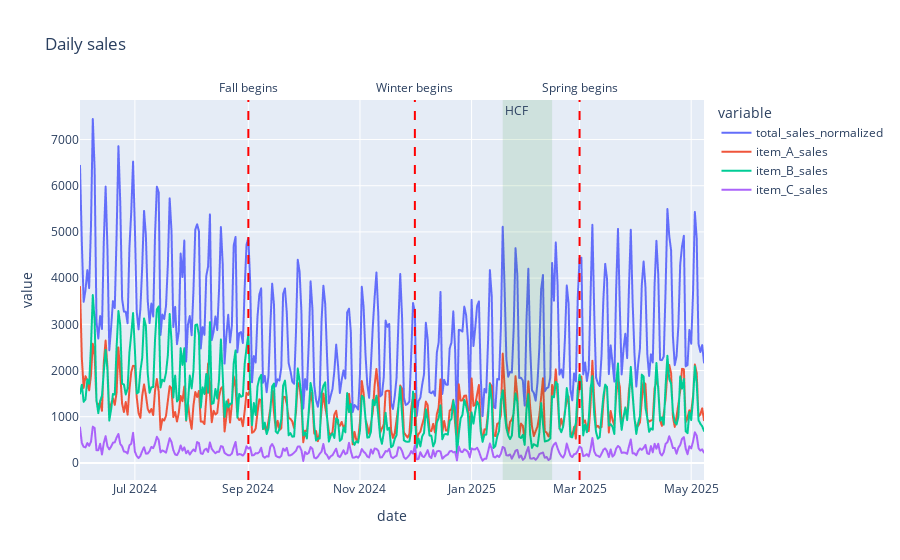

Notebook code for this chart:
### Code cell
fig = px.line(combined_sales_df, title='Daily sales')


fig.add_vline(
    x=pd.to_datetime('2025-03-01'),
    line_dash='dash',
    line_color='red',
    label=dict(
        text='Spring begins',
        textangle=0,
        textposition="end",
        xanchor='center'
))

fig.add_vline(
    x=pd.to_datetime('2024-12-01'),
    line_dash='dash',
    line_color='red',
    label=dict(
        text='Winter begins',
        textangle=0,
        textposition="end",
        xanchor='center'
))

fig.add_vline(
    x=pd.to_datetime('2024-09-01'),
    line_dash='dash',
    line_color='red',
    label=dict(
        text='Fall begins',
        textangle=0,
        textposition="end",
        xanchor='center'
))

fig.add_vrect(x0="2025-01-18", x1="2025-2-14", 
              annotation_text="HCF", annotation_position="top left",
              fillcolor="green", opacity=0.1, line_width=0)


fig.show()

### Figure 1 — Plotly figure (JSON) as saved in the notebook; plotly's stock layout.template omitted (floating-point values rounded to 4 significant figures; data arrays with more than 128 entries replaced by an {"elided": "..."} marker saying what was removed)
{"data": [{"hovertemplate": "variable=total_sales_normalized<br>date=%{x}<br>value=%{y}<extra></extra>", "legendgroup": "total_sales_normalized", "line": {"color": "#636efa", "dash": "solid"}, "marker": {"symbol": "circle"}, "mode": "lines", "name": "total_sales_normalized", "showlegend": true, "type": "scattergl", "x": {"elided": "342 str values"}, "xaxis": "x", "y": {"elided": "342 float values"}, "yaxis": "y"}, {"hovertemplate": "variable=item_A_sales<br>date=%{x}<br>value=%{y}<extra></extra>", "legendgroup": "item_A_sales", "line": {"color": "#EF553B", "dash": "solid"}, "marker": {"symbol": "circle"}, "mode": "lines", "name": "item_A_sales", "showlegend": true, "type": "scattergl", "x": {"elided": "342 str values"}, "xaxis": "x", "y": {"elided": "342 float values"}, "yaxis": "y"}, {"hovertemplate": "variable=item_B_sales<br>date=%{x}<br>value=%{y}<extra></extra>", "legendgroup": "item_B_sales", "line": {"color": "#00cc96", "dash": "solid"}, "marker": {"symbol": "circle"}, "mode": "lines", "name": "item_B_sales", "showlegend": true, "type": "scattergl", "x": {"elided": "342 str values"}, "xaxis": "x", "y": {"elided": "342 float values"}, "yaxis": "y"}, {"hovertemplate": "variable=item_C_sales<br>date=%{x}<br>value=%{y}<extra></extra>", "legendgroup": "item_C_sales", "line": {"color": "#ab63fa", "dash": "solid"}, "marker": {"symbol": "circle"}, "mode": "lines", "name": "item_C_sales", "showlegend": true, "type": "scattergl", "x": {"elided": "342 str values"}, "xaxis": "x", "y": {"elided": "342 float values"}, "yaxis": "y"}], "layout": {"annotations": [{"showarrow": false, "text": "HCF", "x": "2025-01-18", "xanchor": "left", "xref": "x", "y": 1, "yanchor": "top", "yref": "y domain"}], "legend": {"title": {"text": "variable"}, "tracegroupgap": 0}, "shapes": [{"label": {"text": "Spring begins", "textangle": 0, "textposition": "end", "xanchor": "center"}, "line": {"color": "red", "dash": "dash"}, "type": "line", "x0": "2025-03-01T00:00:00", "x1": "2025-03-01T00:00:00", "xref": "x", "y0": 0, "y1": 1, "yref": "y domain"}, {"label": {"text": "Winter begins", "textangle": 0, "textposition": "end", "xanchor": "center"}, "line": {"color": "red", "dash": "dash"}, "type": "line", "x0": "2024-12-01T00:00:00", "x1": "2024-12-01T00:00:00", "xref": "x", "y0": 0, "y1": 1, "yref": "y domain"}, {"label": {"text": "Fall begins", "textangle": 0, "textposition": "end", "xanchor": "center"}, "line": {"color": "red", "dash": "dash"}, "type": "line", "x0": "2024-09-01T00:00:00", "x1": "2024-09-01T00:00:00", "xref": "x", "y0": 0, "y1": 1, "yref": "y domain"}, {"fillcolor": "green", "line": {"width": 0}, "opacity": 0.1, "type": "rect", "x0": "2025-01-18", "x1": "2025-2-14", "xref": "x", "y0": 0, "y1": 1, "yref": "y domain"}], "title": {"text": "Daily sales"}, "xaxis": {"anchor": "y", "domain": [0, 1], "title": {"text": "date"}}, "yaxis": {"anchor": "x", "domain": [0, 1], "title": {"text": "value"}}}}
